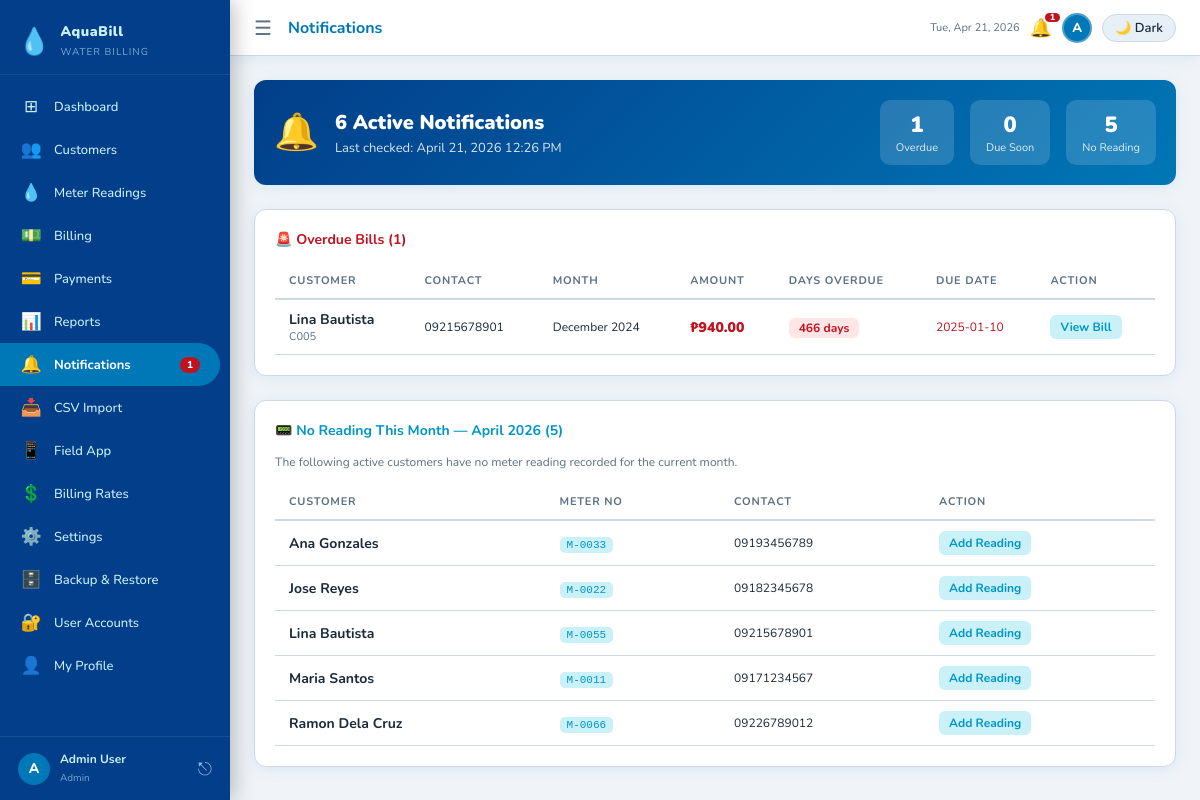
Screenshot of /notifications.php (signed in) with the database file from the repository.
### tables this page shows
CREATE TABLE IF NOT EXISTS bills (
    id VARCHAR(10) PRIMARY KEY,
    customer_id VARCHAR(10) NOT NULL,
    reading_id VARCHAR(10),
    billing_month VARCHAR(30) NOT NULL,
    prev_reading DECIMAL(10,2) NOT NULL,
    curr_reading DECIMAL(10,2) NOT NULL,
    consumption DECIMAL(10,2) NOT NULL,
    rate_per_cubic DECIMAL(8,2) NOT NULL DEFAULT 35.00,
    base_charge DECIMAL(8,2) NOT NULL DEFAULT 120.00,
    penalty DECIMAL(8,2) NOT NULL DEFAULT 0.00,
    total DECIMAL(10,2) NOT NULL,
    status ENUM('Unpaid','Paid','Overdue','Waived','Disputed') NOT NULL DEFAULT 'Unpaid',
    due_date DATE NOT NULL,
    created_at TIMESTAMP DEFAULT CURRENT_TIMESTAMP,
    FOREIGN KEY (customer_id) REFERENCES customers(id) ON DELETE CASCADE
);

CREATE TABLE IF NOT EXISTS customers (
    id VARCHAR(10) PRIMARY KEY,
    name VARCHAR(150) NOT NULL,
    address TEXT NOT NULL,
    contact VARCHAR(20) NOT NULL,
    meter_no VARCHAR(30) NOT NULL UNIQUE,
    status ENUM('Active','Disconnected') NOT NULL DEFAULT 'Active',
    created_at DATE NOT NULL
);

### includes/functions.php (called while the page is built, shortened)
<?php
function fmt(float $n): string {
    return '₱' . number_format($n, 2);
}
function h(string $s): string {
    return htmlspecialchars($s, ENT_QUOTES, 'UTF-8');
}

### notifications.php (the view, shortened to what this page needs)
<?php
require_once 'includes/functions.php';
$pdo = getDB();
$pdo->query("UPDATE bills SET status='Overdue' WHERE status='Unpaid' AND due_date < CURDATE()");
$overdue = $pdo->query(
    "SELECT b.*,c.name AS cname,c.contact,c.address,
     DATEDIFF(CURDATE(),b.due_date) AS days_overdue
     FROM bills b JOIN customers c ON b.customer_id=c.id
     WHERE b.status='Overdue' ORDER BY b.due_date ASC"
)->fetchAll();
$dueSoon = $pdo->query(
    "SELECT b.*,c.name AS cname,c.contact,
     DATEDIFF(b.due_date,CURDATE()) AS days_left
     FROM bills b JOIN customers c ON b.customer_id=c.id
     WHERE b.status='Unpaid' AND b.due_date BETWEEN CURDATE() AND DATE_ADD(CURDATE(),INTERVAL 7 DAY)
     ORDER BY b.due_date ASC"
)->fetchAll();
$highUsage = $pdo->query(
    "SELECT r.*,c.name AS cname,c.contact
     FROM readings r JOIN customers c ON r.customer_id=c.id
     WHERE r.consumption > 40
     ORDER BY r.reading_date DESC LIMIT 20"
)->fetchAll();
$noReadingThisMonth = $pdo->query(
    "SELECT c.id,c.name,c.meter_no,c.contact
     FROM customers c
     WHERE c.status='Active'
     AND c.id NOT IN (
       SELECT DISTINCT customer_id FROM readings
       WHERE MONTH(reading_date)=MONTH(CURDATE()) AND YEAR(reading_date)=YEAR(CURDATE())
     )
     ORDER BY c.name"
)->fetchAll();
$totalAlerts = count($overdue) + count($dueSoon) + count($highUsage) + count($noReadingThisMonth);
require_once 'includes/header.php';
?>
<div class="card mb-3" style="background:linear-gradient(135deg,var(--accent-dark),var(--accent));color:#fff;border:none">
  <div style="display:flex;align-items:center;gap:16px;flex-wrap:wrap">
    <div style="font-size:36px">🔔</div>
    <div style="flex:1">
      <div style="font-size:20px;font-weight:900"><?= $totalAlerts ?> Active Notification<?= $totalAlerts!=1?'s':'' ?></div>
      <div style="font-size:13px;opacity:.85;margin-top:3px">Last checked: <?= date('F j, Y g:i A') ?></div>
    </div>
    <div style="display:flex;gap:16px;flex-wrap:wrap">
      <div style="text-align:center;background:rgba(255,255,255,.15);border-radius:10px;padding:10px 16px">
        <div style="font-size:22px;font-weight:900"><?= count($overdue) ?></div>
        <div style="font-size:11px;opacity:.85">Overdue</div>
      </div>
      <div style="text-align:center;background:rgba(255,255,255,.15);border-radius:10px;padding:10px 16px">
        <div style="font-size:22px;font-weight:900"><?= count($dueSoon) ?></div>
        <div style="font-size:11px;opacity:.85">Due Soon</div>
      </div>
      <div style="text-align:center;background:rgba(255,255,255,.15);border-radius:10px;padding:10px 16px">
        <div style="font-size:22px;font-weight:900"><?= count($noReadingThisMonth) ?></div>
        <div style="font-size:11px;opacity:.85">No Reading</div>
      </div>
    </div>
  </div>
</div>
<?php if ($totalAlerts === 0): ?>
<div class="card" style="text-align:center;padding:48px">
  <div style="font-size:48px;margin-bottom:12px">🎉</div>
  <div style="font-size:18px;font-weight:700;color:var(--success)">All clear! No pending notifications.</div>
  <div style="color:var(--muted);font-size:13px;margin-top:6px">All bills are up to date and readings are recorded.</div>
</div>
<?php else: ?>
<?php if (!empty($overdue)): ?>
<div class="card mb-3">
  <div class="card-title text-danger">🚨 Overdue Bills (<?= count($overdue) ?>)</div>
  <div class="table-wrap">
    <table>
      <thead>
        <tr><th>Customer</th><th>Contact</th><th>Month</th><th>Amount</th><th>Days Overdue</th><th>Due Date</th><th>Action</th></tr>
      </thead>
      <tbody>
        <?php foreach ($overdue as $b): ?>
        <tr>
          <td>
            <div class="fw-bold"><?= h($b['cname']) ?></div>
            <div class="fs-xs text-muted"><?= h($b['customer_id']) ?></div>
          </td>
          <td class="fs-sm"><?= h($b['contact']) ?></td>
          <td class="fs-sm"><?= h($b['billing_month']) ?></td>
          <td class="fw-bolder text-danger"><?= fmt($b['total']) ?></td>
          <td>
            <span style="background:var(--danger-bg);color:var(--danger);border-radius:6px;padding:2px 10px;font-size:12px;font-weight:700">
              <?= $b['days_overdue'] ?> days
            </span>
          </td>
          <td class="fs-sm text-danger"><?= h($b['due_date']) ?></td>
          <td>
            <a href="billing.php?view=<?= h($b['id']) ?>" class="btn btn-sm btn-info-soft">View Bill</a>
          </td>
        </tr>
        <?php endforeach; ?>
      </tbody>
    </table>
  </div>
</div>
<?php endif; ?>
<?php if (!empty($noReadingThisMonth)): ?>
<div class="card mb-3">
  <div class="card-title" style="color:var(--info)">📟 No Reading This Month — <?= date('F Y') ?> (<?= count($noReadingThisMonth) ?>)</div>
  <p class="fs-sm text-muted mb-2">The following active customers have no meter reading recorded for the current month.</p>
  <div class="table-wrap">
    <table>
      <thead>
        <tr><th>Customer</th><th>Meter No</th><th>Contact</th><th>Action</th></tr>
      </thead>
      <tbody>
        <?php foreach ($noReadingThisMonth as $c): ?>
        <tr>
          <td class="fw-bold"><?= h($c['name']) ?></td>
          <td><code><?= h($c['meter_no']) ?></code></td>
          <td class="fs-sm"><?= h($c['contact']) ?></td>
          <td><a href="readings.php?customer=<?= h($c['id']) ?>" class="btn btn-sm btn-info-soft">Add Reading</a></td>
        </tr>
        <?php endforeach; ?>
      </tbody>
    </table>
  </div>
</div>
<?php endif; ?>
<?php endif; ?>

### assets/css/style.css (style rules this page uses)
:root { --bg:#f0f4f8; --surface:#fff; --surface-alt:#e8f0f7; --border:#ccd8e5; --text:#1a2a3a; --muted:#5a7085; --accent:#0077b6; --accent-dark:#023e8a; --accent-light:#caf0f8; --success:#2d6a4f; --success-bg:#d8f3dc; --warning:#b5632a; --warning-bg:#ffe8d6; --danger:#c1121f; --danger-bg:#ffe5e5; --info:#0096c7; --info-bg:#caf0f8; --sidebar:#023e8a; --sidebar-text:#caf0f8; --sidebar-active:#0077b6; --shadow:0 2px 16px rgba(0,119,182,.10); --shadow-lg:0 8px 40px rgba(2,62,138,.13); --radius:12px; --radius-sm:8px; }
*,*::before,*::after { box-sizing:border-box;margin:0;padding:0 }
html,body { height:100%;font-family:'Nunito','Segoe UI',sans-serif;font-size:14px;background:var(--bg);color:var(--text) }
a { color:inherit;text-decoration:none }
body { display:flex;min-height:100vh }
.card { background:var(--surface);border-radius:var(--radius); padding:20px;box-shadow:var(--shadow);border:1px solid var(--border); }
.card-title { font-weight:700;font-size:14px;margin-bottom:14px;color:var(--text) }
.table-wrap { overflow-x:auto }
table { border-collapse:collapse;width:100% }
th,td { padding:10px 14px;text-align:left }
th { font-size:11px;font-weight:700;letter-spacing:.8px;text-transform:uppercase;color:var(--muted);border-bottom:2px solid var(--border) }
td { border-bottom:1px solid var(--border);vertical-align:middle }
.btn { display:inline-flex;align-items:center;gap:6px; padding:9px 18px;border-radius:var(--radius-sm);border:none; font-size:13px;font-weight:700;cursor:pointer;transition:opacity .2s; font-family:inherit;white-space:nowrap; }
.btn-sm { padding:4px 10px;font-size:12px;border-radius:6px }
.btn-info-soft { background:var(--info-bg);color:var(--info);border:none }
code { font-size:11px;padding:2px 7px;border-radius:5px; background:var(--info-bg);color:var(--info);font-family:monospace; }
.text-danger { color:var(--danger) }
.text-muted { color:var(--muted) }
.fw-bold { font-weight:700 }
.fw-bolder { font-weight:900 }
.fs-sm { font-size:12px }
.fs-xs { font-size:11px }
.mb-2 { margin-bottom:14px }
.mb-3 { margin-bottom:24px }

### rows the page displays
bills: customer.name "Lina Bautista", customer "C005", customer.contact "09215678901", billing_month "December 2024", total "₱940.00", days_overdue "466", due_date "2025-01-10"
customers: name "Ana Gonzales", meter_no "M-0033", contact "09193456789"
customers: name "Jose Reyes", meter_no "M-0022", contact "09182345678"
customers: name "Lina Bautista", meter_no "M-0055", contact "09215678901"
customers: name "Maria Santos", meter_no "M-0011", contact "09171234567"
customers: name "Ramon Dela Cruz", meter_no "M-0066", contact "09226789012"

### other values shown
APP_NAME "AquaBill"
$nav['icon'] "⊞"
$nav['label'] "Dashboard"
$nav['icon'] "👥"
$nav['label'] "Customers"
$nav['icon'] "💧"
$nav['label'] "Meter Readings"
$nav['icon'] "💵"
$nav['label'] "Billing"
$nav['icon'] "💳"
$nav['label'] "Payments"
$nav['icon'] "📊"
$nav['label'] "Reports"
$nav['icon'] "🔔"
$nav['label'] "Notifications"
